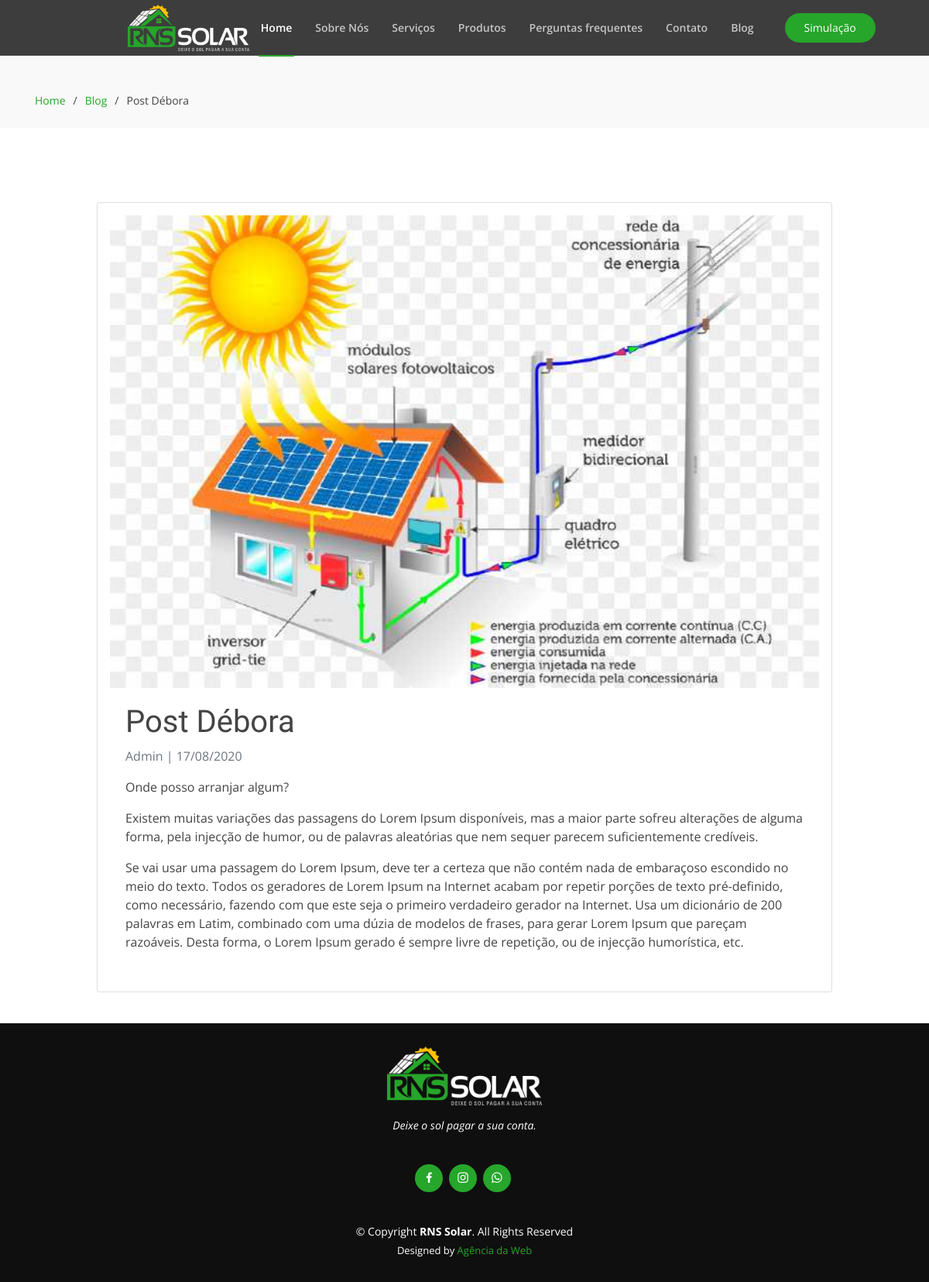
/blog/post-debora, run on an earlier commit of the app's database.
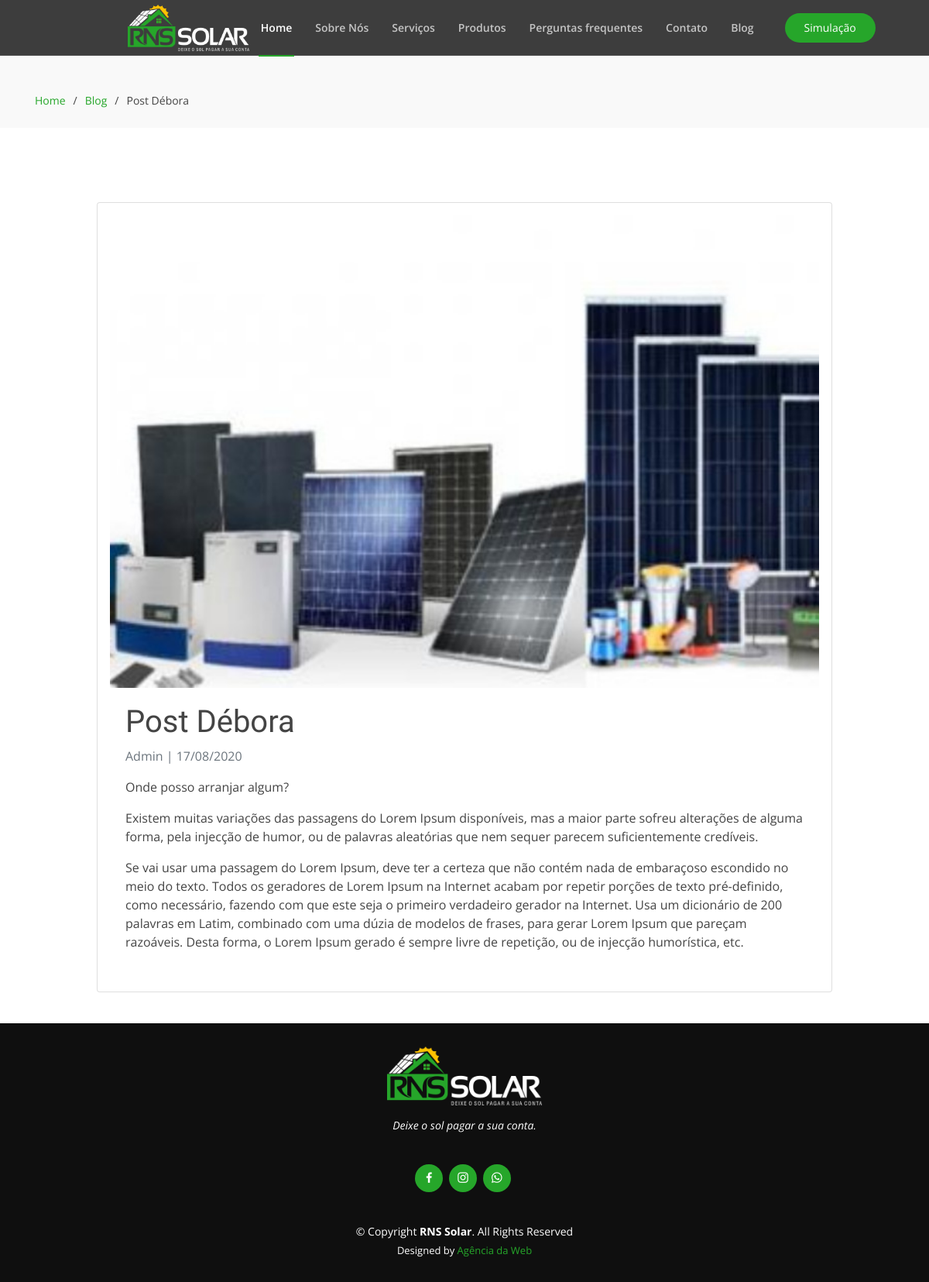
And on a later commit of the database.
### blog/models.py (models this page shows, shortened)
class Post(models.Model):
    image = models.ImageField(upload_to ='img_blog', blank= True)
    title = models.CharField(max_length=200, unique=True)
    slug = models.SlugField(max_length=200, unique=True)
    author = models.ForeignKey(User, on_delete= models.CASCADE,related_name='blog_posts')
    updated_on = models.DateTimeField(auto_now= True)
    content = models.TextField()
    created_on = models.DateTimeField(auto_now_add=True)
    status = models.IntegerField(choices=STATUS, default=0)
    class Meta:
        ordering = ['-created_on']

### blog/views.py (the view)
# urls.py: path('<slug:slug>', views.PostDetail.as_view(), name='post_detail'),
class PostDetail(DetailView):
    queryset = Post.objects.all()
    template_name = 'post_details.html'

### templates/post_details.html (shortened to what this page needs)
{% extends "base.html" %}
{% block content %}
{% load static %}
<header id="header" class="fixed-top header-inner-pages">
  {% include "navbar.html" %}
</header>
<section id="breadcrumbs" class="breadcrumbs">
  <div class="container" style="margin-top: 2rem;">
    <ol>
      <li><a href="/">Home</a></li>
      <li><a href="/blog">Blog</a></li>
      <li>{{ object.title|title }}</li>
    </ol>
  </div>
</section>
<section>
  <div class="container " style="margin-top: 4rem;">
    <div class="row justify-content-center">
      <div class="col-md-10 card mb-4 mt-3 top" style="padding: 1rem;">
        <img src="{{ post.image.url }}" style="width: 100%;">
        <div class="card-body">
          <h1>{% block titleBlog %} {{ object.title|title }} {% endblock titleBlog %}</h1>
          <p class=" text-muted">{{ post.author|capfirst }} | {{ post.created_on|date:'d/m/Y' }}</p>
          <p class="card-text ">{{ object.content | linebreaks }}</p>
        </div>
      </div>
    </div>
  </div>
</section>
{% include "footer.html" %}
{% endblock %}

### templates/base.html (shortened to what this page needs)
{% load static %}
<!DOCTYPE html>
<html lang="pt-br">
<head>
  <link href="{% static 'assets/vendor/bootstrap/css/bootstrap.min.css' %}" rel="stylesheet">
  <link href="{% static 'assets/vendor/icofont/icofont.min.css' %}" rel="stylesheet">
  <link href="{% static 'assets/vendor/boxicons/css/boxicons.min.css' %}" rel="stylesheet">
  <link href="{% static 'assets/vendor/remixicon/remixicon.css' %}" rel="stylesheet">
  <link href="{% static 'assets/vendor/venobox/venobox.css' %}" rel="stylesheet">
  <link href="{% static 'assets/vendor/owl.carousel/assets/owl.carousel.min.css' %}" rel="stylesheet">
  <link href="{% static 'assets/css/style.css' %}" rel="stylesheet">
  <link href="{% static 'assets/css/products.css' %}" rel="stylesheet">
  <link href="{% static 'assets/css/blog.css' %}" rel="stylesheet">
</head>
<body>
    {% block content %}{% endblock %}
</body>
</html>

### templates/navbar.html
{% load static %}
<div class="container-fluid">
    <div class="row justify-content-center">
      <div class="col-xl-9 d-flex align-items-center justify-content-between">
        <h1 class="logo"><a href="/"><img src="{% static 'assets/img/favicon.ico' %}" alt=""></a></h1>
        <nav class="nav-menu d-none d-lg-block">
          <ul>
            <li class="active"><a href="/">Home</a></li>
            <li><a href="/#about">Sobre Nós</a></li>
            <li><a href="/#services">Serviços</a></li>
            <li><a href="/produtos">Produtos</a></li>
            <li><a href="/#faq">Perguntas frequentes</a></li>
            <li><a href="/#contact">Contato</a></li>
            <li><a href="/blog">Blog</a></li>
          </ul>
        </nav>
        <a href="/#cta" class="get-started-btn scrollto">Simulação</a>
      </div>
    </div>
</div>

### templates/footer.html
{% load static %}
<footer id="footer">
    <div class="container">
      <h3><img src="{% static 'assets/img/favicon.ico' %}" style="width: 200px;"></h3>
      <p>Deixe o sol pagar a sua conta.</p>
      <div class="social-links">
        <a href="https://www.facebook.com/RNS-SOLAR-108736957612325/" class="facebook" target="_blank"><i class="bx bxl-facebook" ></i></a>
        <a href="https://www.instagram.com/rnssolar/" class="instagram" target="_blank"><i class="bx bxl-instagram" ></i></a>
        <a href="https://wa.me/5577999626211" class="whatsapp" target="_blank"><i class="bx bxl-whatsapp"></i></a>
      </div>
      <div class="copyright">
        &copy; Copyright <strong><span> RNS Solar</span></strong>. All Rights Reserved
      </div>
      <div class="credits">
        Designed by <a href="#">Agência da Web</a>
      </div>
    </div>
  </footer>

### static/assets/css/style.css (style rules this page uses)
body { font-family: "Open Sans", sans-serif; color: #444444; }
a { color: #26a62a; }
h1, h2, h3, h4, h5, h6 { font-family: "Raleway", sans-serif; }
#header { transition: all 0.5s; z-index: 997; border-bottom: 1px solid rgba(255, 255, 255, 0.1); }
#header.header-scrolled, #header.header-inner-pages { background: rgba(40, 40, 40, 0.9); }
#header .logo { font-size: 20px; margin: 0; padding: 0; line-height: 1; font-weight: 700; letter-spacing: 0.5px; }
#header .logo a { color: #fff; }
#header .logo img { max-height: 60px; }
.nav-menu ul { margin: 0; padding: 0; list-style: none; }
.nav-menu > ul { display: flex; }
.nav-menu > ul > li { position: relative; white-space: nowrap; margin: 0 12px; }
.nav-menu a { display: block; position: relative; color: rgba(255, 255, 255, 0.7); transition: 0.3s; font-size: 14px; padding: 25px 3px; font-weight: 600; font-family: "Open Sans", sans-serif; }
.nav-menu > ul > li > a:before { content: ""; position: absolute; width: 100%; height: 2px; bottom: -2px; left: 0; background-color: #26a62a; visibility: hidden; width: 0px; transition: all 0.3s ease-in-out 0s; }
.nav-menu a:hover:before, .nav-menu li:hover > a:before, .nav-menu .active > a:before { visibility: visible; width: 100%; }
.nav-menu a:hover, .nav-menu .active > a, .nav-menu li:hover > a { color: #fff; }
.get-started-btn { margin-left: 25px; background: #26a62a; color: #fff; border-radius: 50px; padding: 8px 25px 9px 25px; white-space: nowrap; transition: 0.3s; font-size: 14px; display: inline-block; }
section { padding: 1rem; overflow: hidden; }
.breadcrumbs { padding: 15px 0; background: #f9f9f9; min-height: 40px; margin-top: 72px; }
.breadcrumbs ol { display: flex; flex-wrap: wrap; list-style: none; padding: 0 0 10px 0; margin: 0; font-size: 14px; }
.breadcrumbs ol li + li { padding-left: 10px; }
.breadcrumbs ol li + li::before { display: inline-block; padding-right: 10px; color: #424242; content: "/"; }
#footer { background: #0f0f0f; color: #fff; font-size: 14px; text-align: center; padding: 30px 0; }
#footer h3 { font-size: 36px; font-weight: 700; color: #fff; position: relative; font-family: "Poppins", sans-serif; padding: 0; margin: 0 0 15px 0; }
#footer p { font-size: 15; font-style: italic; padding: 0; margin: 0 0 40px 0; }
#footer .social-links { margin: 0 0 40px 0; }
#footer .social-links a { font-size: 18px; display: inline-block; background: #26a62a; color: #fff; line-height: 1; padding: 8px 0; margin-right: 4px; border-radius: 50%; text-align: center; width: 36px; height: 36px; transition: 0.3s; }
#footer .copyright { margin: 0 0 5px 0; }
#footer .credits { font-size: 13px; }
#footer .credits a { color: #26a62a; transition: 0.3s; }

What changed in the data, as far as the page shows it:
changed Post "Post Débora": image: a different picture
